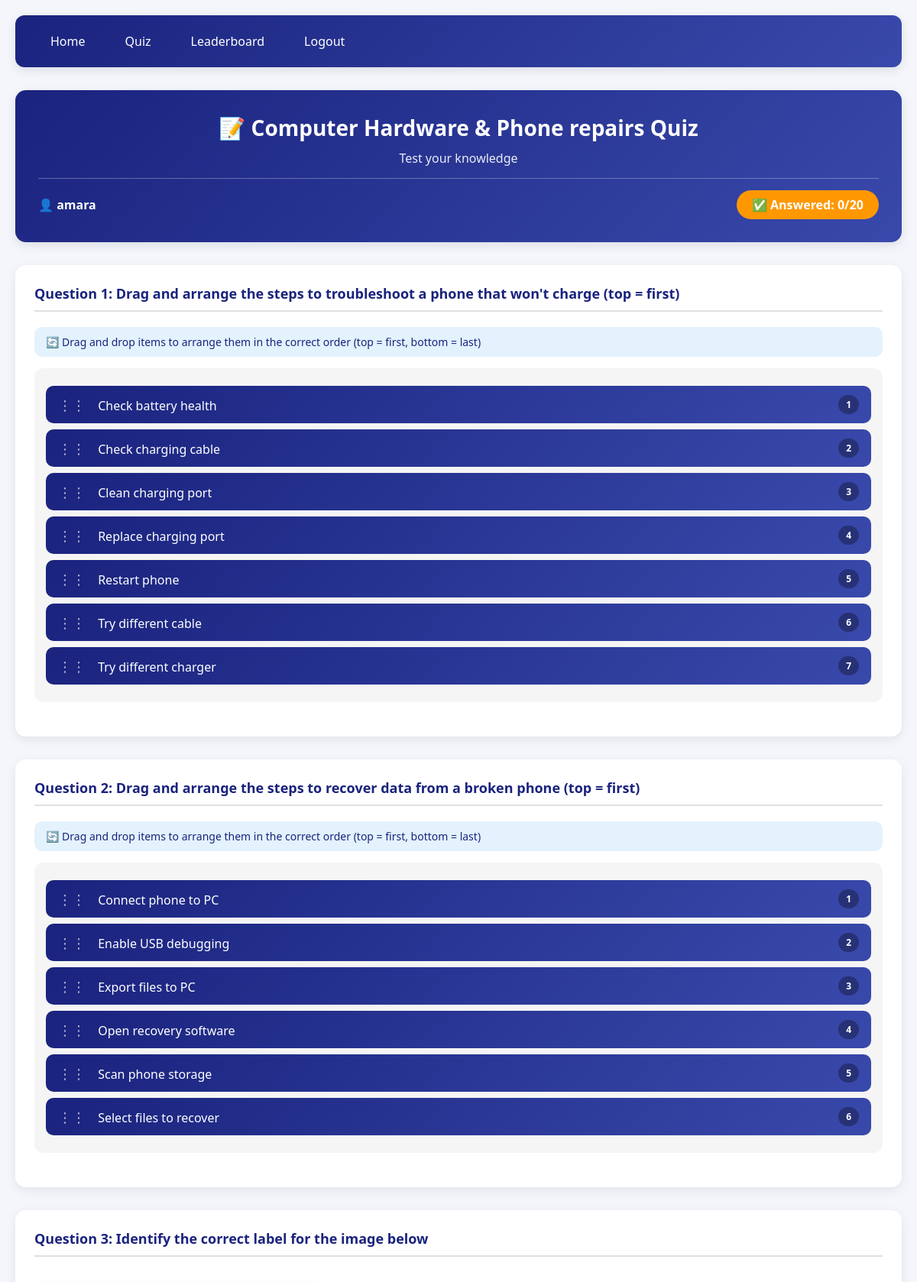
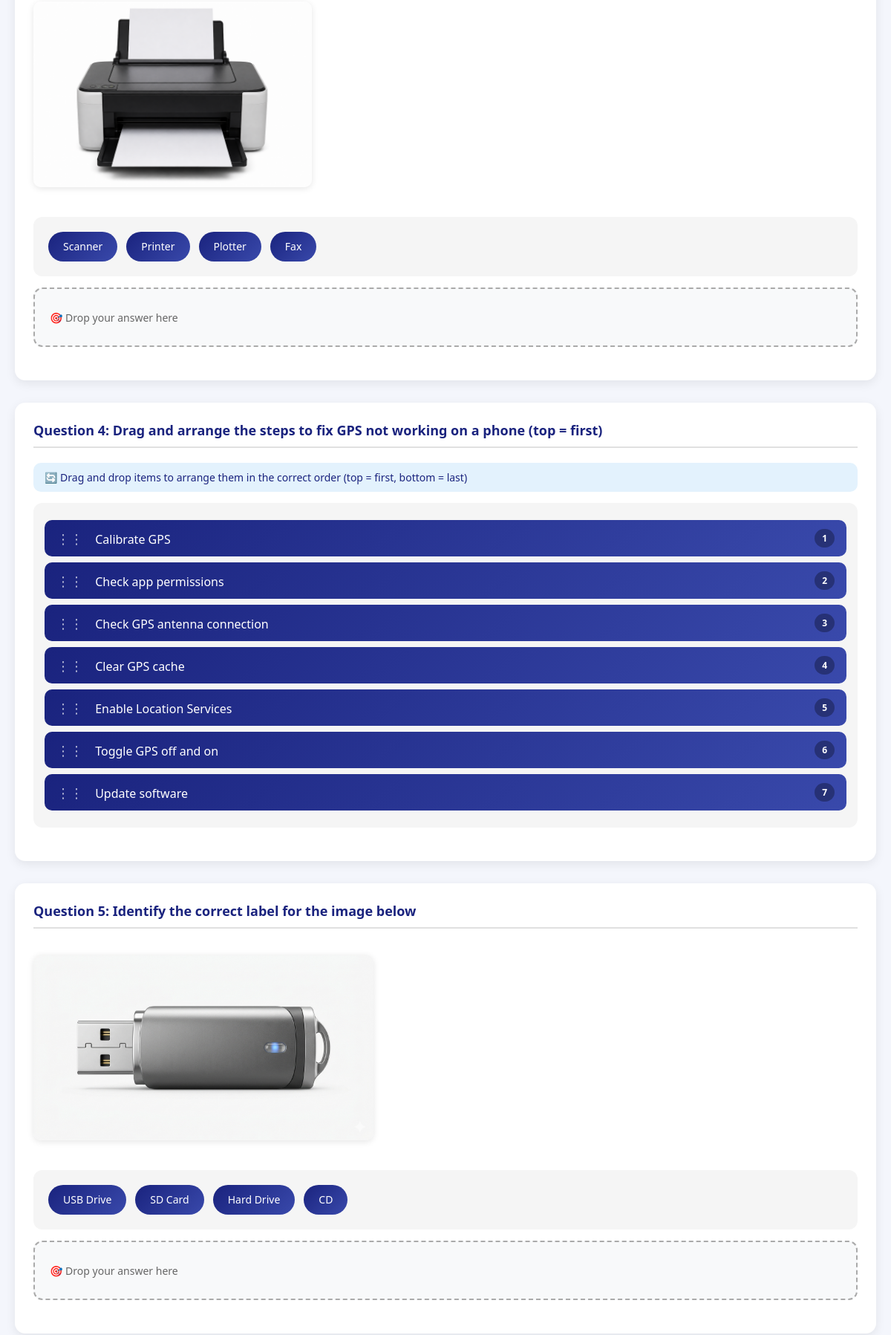
Screenshot of /quiz (signed in, upper part) with the database file from the repository (2 pictures, top to bottom).
### models.py (models this page shows)
class Question(db.Model):
    __tablename__ = "questions"
    id           = db.Column(db.Integer, primary_key=True)
    topic        = db.Column(db.String(100))   # e.g. "Computer Hardware"
    q_type       = db.Column(db.String(50))    # "drag_label" | "drag_sort" | "drag_match" | "drag_category"
    image_path   = db.Column(db.String(200))   # "images/cpu.png"
    prompt       = db.Column(db.String(300))   # "Drag the correct label to this component"
    answer       = db.Column(db.String(100))   # Correct answer string
    options      = db.Column(db.JSON)          # ["CPU","RAM","GPU","HDD"]
    difficulty   = db.Column(db.String(20))    # "easy"|"medium"|"hard"
    created_at   = db.Column(db.DateTime, default=datetime.utcnow)
    def to_dict(self):
        return {
            "id": self.id,
            "topic": self.topic,
            "q_type": self.q_type,
            "image_path": self.image_path,
            "prompt": self.prompt,
            "options": self.options,
        }

### app.py (the view)
@app.route("/quiz")
def quiz():
    if "student_id" not in session:
        return redirect(url_for("student_login"))
    n_total = app.config["QUESTIONS_PER_QUIZ"]
    n_sort  = max(3, n_total // 4)
    n_label = n_total - n_sort
    label_qs = (Question.query
                .filter_by(q_type="drag_label")
                .order_by(func.random())
                .limit(n_label).all())
    sort_qs  = (Question.query
                .filter_by(q_type="drag_sort")
                .order_by(func.random())
                .limit(n_sort).all())
    questions = label_qs + sort_qs
    random.shuffle(questions)
    session["question_ids"] = [q.id for q in questions]
    session["total_questions"] = len(questions)
    session["start_time"] = datetime.utcnow().isoformat()
    return render_template(
        "quiz.html",
        questions=[q.to_dict() for q in questions],
        student_name=session["student_name"],
        total_questions=len(questions)
    )

### templates/quiz.html (shortened to what this page needs)
<!DOCTYPE html>
<html lang="en">
<head>
</head>
<body>
    <div class="navbar">
        <a href="{{ url_for('login') }}">Home</a>
        {% if session.get('student_id') %}
            <a href="{{ url_for('quiz') }}">Quiz</a>
            <a href="{{ url_for('leaderboard') }}">Leaderboard</a>
            <a href="{{ url_for('logout') }}">Logout</a>
        {% elif session.get('admin_id') %}
            <a href="{{ url_for('admin_dashboard') }}">Admin Dashboard</a>
            <a href="{{ url_for('admin_logout') }}">Logout</a>
        {% else %}
            <a href="{{ url_for('login') }}">Student Login</a>
            <a href="{{ url_for('admin_login') }}">Admin Login</a>
            <a href="{{ url_for('register') }}">Register</a>
        {% endif %}
    </div>
    <div class="container">
        <div class="quiz-header">
            <h2>📝 Computer Hardware & Phone repairs Quiz</h2>
            <p>Test your knowledge </p>
            <div class="quiz-info">
                <span>👤 <strong>{{ student_name }}</strong></span>
                <span class="score-badge">✅ Answered: <span id="current-score">0</span>/<span id="total-questions">{{ total_questions }}</span></span>
            </div>
        </div>
        <form id="quiz-form">
            {% for q in questions %}
            <div class="question-container" data-question-id="{{ q.id }}" data-question-type="{{ q.q_type }}">
                <div class="question-title">
                    Question {{ loop.index }}: {{ q.prompt }}
                </div>
                {% if q.image_path %}
                <img src="{{ url_for('static', filename=q.image_path) }}" class="question-image" alt="Question image">
                {% endif %}
                {% if q.q_type == 'drag_label' %}
                <div class="drag-label-container">
                    <div class="options-container">
                        {% for option in q.options %}
                        <div class="drag-option" draggable="true" data-value="{{ option }}">{{ option }}</div>
                        {% endfor %}
                    </div>
                    <div class="drop-zone" data-question-id="{{ q.id }}">
                        🎯 Drop your answer here
                    </div>
                </div>
                {% endif %}
                {% if q.q_type == 'drag_sort' %}
                <div class="sort-container">
                    <div class="sort-instruction">
                        🔄 Drag and drop items to arrange them in the correct order (top = first, bottom = last)
                    </div>
                    <div class="sort-items-list" data-question-id="{{ q.id }}">
                        {% set options = q.options|sort %}
                        {% for option in options %}
                        <div class="sort-item" draggable="true" data-value="{{ option }}">
                            <span>
                                <span class="sort-handle">⋮⋮</span>
                                {{ option }}
                            </span>
                            <span class="sort-position">{{ loop.index }}</span>
                        </div>
                        {% endfor %}
                    </div>
                </div>
                {% endif %}
            </div>
            {% endfor %}
        </form>
    </div>
</body>
</html>

### templates/quiz.html (style rules this page uses)
* { margin: 0; padding: 0; box-sizing: border-box; }
body { font-family: 'Segoe UI', Tahoma, Geneva, Verdana, sans-serif; background: #f4f6fc; min-height: 100vh; padding: 20px; }
.navbar { background: linear-gradient(135deg, #1a237e 0%, #3949ab 100%); padding: 15px 30px; border-radius: 12px; margin-bottom: 30px; display: flex; gap: 20px; flex-wrap: wrap; box-shadow: 0 4px 14px rgba(0,0,0,0.1); }
.navbar a { color: white; text-decoration: none; padding: 8px 16px; border-radius: 8px; transition: background 0.2s; font-weight: 500; }
.container { max-width: 1200px; margin: 0 auto; }
.quiz-header { background: linear-gradient(135deg, #1a237e 0%, #3949ab 100%); color: white; padding: 30px; border-radius: 14px; margin-bottom: 30px; text-align: center; box-shadow: 0 4px 14px rgba(0,0,0,0.1); }
.quiz-header h2 { margin: 0 0 10px 0; font-size: 28px; }
.quiz-header p { opacity: 0.9; margin-bottom: 15px; }
.quiz-info { display: flex; justify-content: space-between; align-items: center; margin-top: 15px; padding-top: 15px; border-top: 1px solid rgba(255,255,255,0.3); flex-wrap: wrap; gap: 15px; }
.score-badge { background: #ff9800; padding: 8px 20px; border-radius: 50px; font-weight: bold; }
.question-container { background: white; border-radius: 14px; padding: 25px; margin-bottom: 30px; box-shadow: 0 4px 14px rgba(0,0,0,0.08); transition: transform 0.2s; }
.question-title { font-size: 18px; font-weight: 700; color: #1a237e; margin-bottom: 20px; padding-bottom: 10px; border-bottom: 2px solid #e0e0e0; }
.question-image { max-width: 100%; max-height: 250px; margin: 15px 0; border-radius: 10px; box-shadow: 0 2px 8px rgba(0,0,0,0.1); }
.drag-label-container { margin: 20px 0; }
.options-container { display: flex; flex-wrap: wrap; gap: 12px; margin: 15px 0; padding: 20px; background: #f5f5f5; border-radius: 12px; min-height: 80px; }
.drag-option { background: linear-gradient(135deg, #1a237e 0%, #3949ab 100%); color: white; padding: 10px 20px; border-radius: 50px; cursor: grab; user-select: none; display: inline-block; transition: all 0.2s; font-weight: 500; font-size: 14px; }
.drop-zone { background: #f8f9fa; border: 2px dashed #aaa; border-radius: 12px; padding: 20px; margin: 15px 0; min-height: 80px; display: flex; align-items: center; gap: 12px; flex-wrap: wrap; transition: all 0.2s; color: #666; font-size: 14px; }
.sort-container { margin: 20px 0; }
.sort-instruction { background: #e3f2fd; padding: 10px 15px; border-radius: 10px; margin-bottom: 15px; color: #1a237e; font-size: 14px; }
.sort-items-list { background: #f5f5f5; padding: 15px; border-radius: 12px; min-height: 200px; }
.sort-item { background: linear-gradient(135deg, #1a237e 0%, #3949ab 100%); color: white; padding: 12px 16px; margin: 8px 0; border-radius: 10px; cursor: grab; display: flex; justify-content: space-between; align-items: center; transition: all 0.2s; }
.sort-handle { cursor: grab; font-size: 18px; margin-right: 12px; opacity: 0.7; }
.sort-position { background: rgba(0,0,0,0.3); padding: 4px 10px; border-radius: 50px; font-size: 12px; font-weight: bold; }

### rows the page displays
Question: prompt "Drag and arrange the steps to troubleshoot a phone that won't charge (top = first)", options "Check battery health" "Check charging cable" "Clean charging port" "Replace charging port" "Restart phone" "Try different cable" "Try different charger"
Question: prompt "Drag and arrange the steps to recover data from a broken phone (top = first)", options "Connect phone to PC" "Enable USB debugging" "Export files to PC" "Open recovery software" "Scan phone storage" "Select files to recover"
Question: prompt "Identify the correct label for the image below", image_path (picture), options "Scanner" "Printer" "Plotter" "Fax"
Question: prompt "Drag and arrange the steps to fix GPS not working on a phone (top = first)", options "Calibrate GPS" "Check app permissions" "Check GPS antenna connection" "Clear GPS cache" "Enable Location Services" "Toggle GPS off and on" "Update software"
Question: prompt "Identify the correct label for the image below", image_path (picture), options "USB Drive" "SD Card" "Hard Drive" "CD"

### other values shown
{{ student_name }} "amara"
{{ total_questions }} "20"
